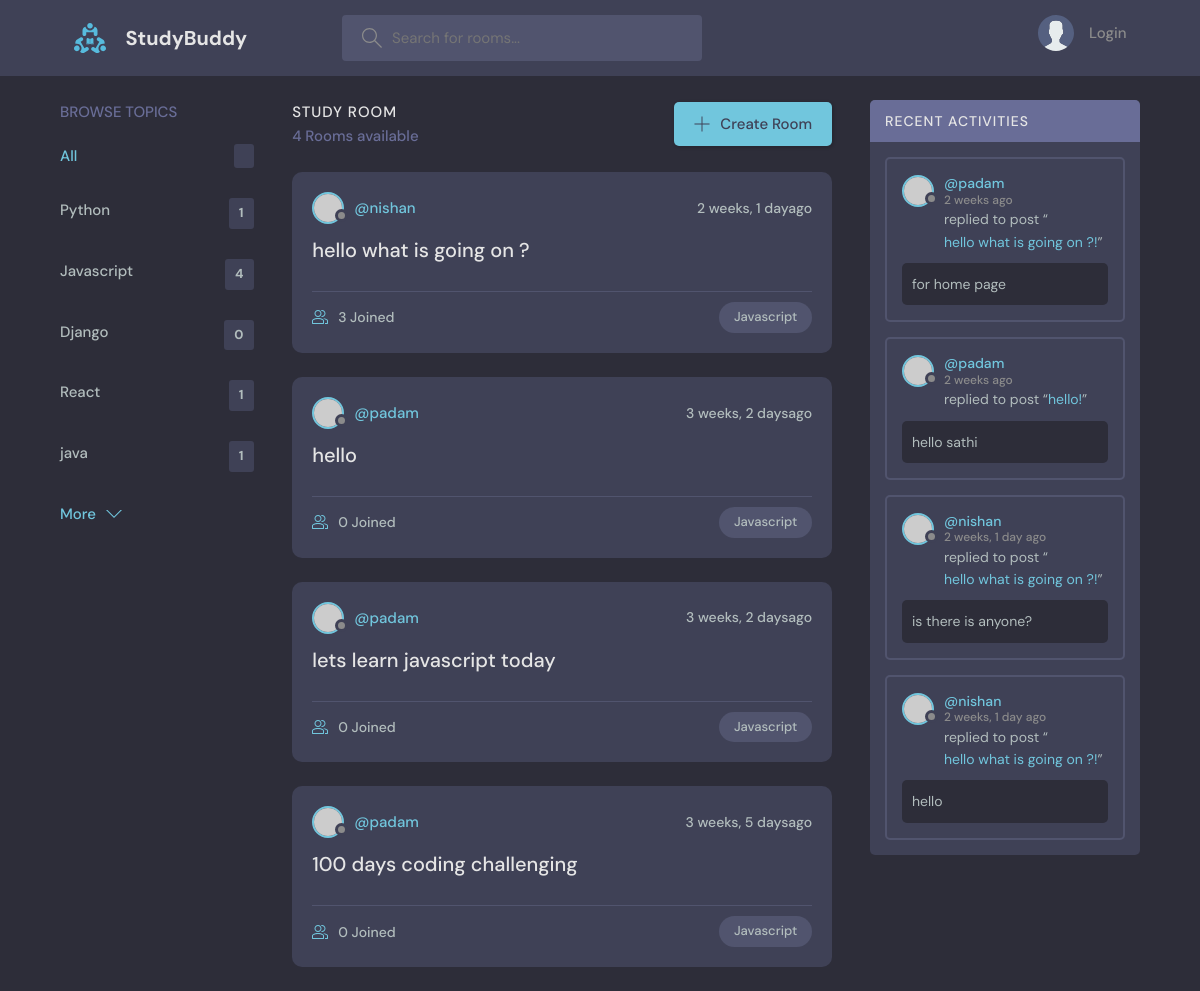
The page /?q=Javascript on the database as committed earlier.
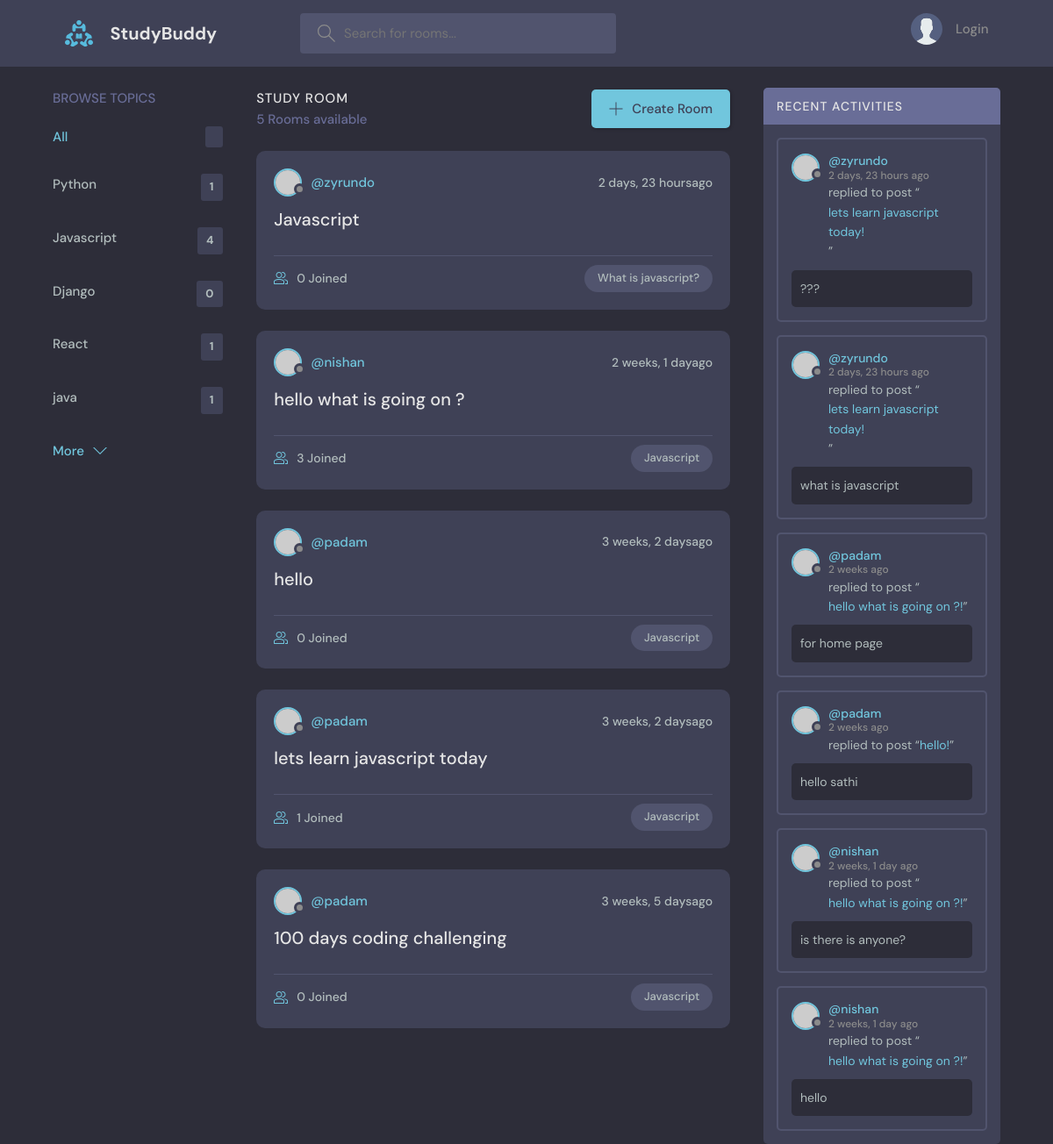
The same page on the database as committed later.
### base/models.py (models this page shows, shortened)
class Topic(models.Model):
    name = models.CharField(max_length=200)

class Room(models.Model):
    host = models.ForeignKey(User,on_delete = models.SET_NULL,null = True)
    topic = models.ForeignKey(Topic,on_delete = models.SET_NULL,null = True)
    name = models.CharField(max_length=200)
    description = models.TextField(null= True,blank = True) #null= true or black= true -- means it cannot be null and black
    participants = models.ManyToManyField(User,related_name='participants' ,blank=True)
    updated = models.DateTimeField(auto_now = True)#it take timestamp everytime whenever updated
    created = models.DateTimeField(auto_now_add = True) #it takes timestapm at the beginning only
    class Meta:
        ordering = ['-updated','-created'] # (-) will make the ordering of lettest item at beginning
    def __str__(self):
        return self.name

class Message(models.Model):
    user = models.ForeignKey(User,on_delete = models.CASCADE)
    room = models.ForeignKey(Room,on_delete=models.CASCADE) #0n_delete= models.CASCADE =>means all the child messages will be deleted
    body= models.TextField()
    updated = models.DateField(auto_now = True)
    created = models.DateTimeField(auto_now_add = True)
    class Meta:
        ordering = ['-updated','-created']

### base/views.py (the view)
# urls.py: path('',views.home,name="home"),
def home(request):
    q = request.GET.get('q') if request.GET.get('q') != None else ''
    rooms = Room.objects.filter(
        Q(topic__name__icontains = q) |
        Q(name__icontains = q) |
        Q(description__icontains = q)
        )
    rooms_count = rooms.count()
    topics = Topic.objects.all()[0:5]
    room_messages = Message.objects.filter(Q(room__topic__name__icontains = q))
    context = {
        'rooms':rooms,
        'topic':topics,
        'room_count':rooms_count,
        'room_message':room_messages
               }
    return render(request,'base/home.html',context)

### base/templates/base/home.html (shortened to what this page needs)
    {% extends 'main.html' %}
    {% block content %}
    <main class="layout layout--3">
      <div class="container">
        {% include 'base/topics_components.html' %}
        <div class="roomList">
          <div class="roomList__header">
            <div>
              <h2>Study Room</h2>
              <p>{{room_count}} Rooms available</p>
            </div>
            <a class="btn btn--main" href="{% url 'create-room' %}">
              <svg version="1.1" xmlns="http://www.w3.org/2000/svg" width="32" height="32" viewBox="0 0 32 32">
                <title>add</title>
                <path
                  d="M16.943 0.943h-1.885v14.115h-14.115v1.885h14.115v14.115h1.885v-14.115h14.115v-1.885h-14.115v-14.115z"
                ></path>
              </svg>
              Create Room
            </a>
          </div>
         {% include 'base/feed_components.html' %}
        </div>
        {% include 'base/activity_components.html' %}
      </div>
    </main>
{% endblock content %}

### base/templates/base/topics_components.html
<div class="topics">
    <div class="topics__header">
      <h2>Browse Topics</h2>
    </div>
    <ul class="topics__list">
      <li>
        <a href="{% url 'home' %}" class="active">All <span>{{topics.count}}</span></a>
      </li>
      {% for topics in topic %}
      <li>
        <a href="{% url 'home' %}?q={{topics.name}}">{{topics.name}} <span>{{topics.room_set.all.count}}</span></a>
      </li>
      {% endfor %}
    </ul>
    <a class="btn btn--link" href="{% url 'topicPage' %}">
      More
      <svg version="1.1" xmlns="http://www.w3.org/2000/svg" width="32" height="32" viewBox="0 0 32 32">
        <title>chevron-down</title>
        <path d="M16 21l-13-13h-3l16 16 16-16h-3l-13 13z"></path>
      </svg>
    </a>
  </div>

### base/templates/base/feed_components.html (shortened to what this page needs)
{% for i in rooms %}
<div class="roomListRoom">
    <div class="roomListRoom__header">
      <a href="{% url 'userProfile' i.host.id %}" class="roomListRoom__author">
        <div class="avatar avatar--small">
          <img src="https://randomuser.me/api/portraits/women/11.jpg" />
        </div>
        <span>@{{i.host.username}}</span>
      </a>
      <div class="roomListRoom__actions">
        <span>{{i.created |timesince}}ago</span>
      </div>
    </div>
    <div class="roomListRoom__content">
      <a href="{%  url 'room' i.id %}">{{i.name}}</a>
    </div>
    <div class="roomListRoom__meta">
      <a href="{%  url 'room' i.id %}" class="roomListRoom__joined">
        {{i.participants.all.count}} Joined
      </a>
      <p class="roomListRoom__topic">{{i.topic.name}}</p>
    </div>
  </div>
{% endfor %}

### base/templates/base/activity_components.html (shortened to what this page needs)
<div class="activities">
    <div class="activities__header">
      <h2>Recent Activities</h2>
    </div>
    {% for message in room_message %}
    <div class="activities__box">
      <div class="activities__boxHeader roomListRoom__header">
        <a href=" {% url 'userProfile' message.user.id %}" class="roomListRoom__author">
          <div class="avatar avatar--small">
            <img src="https://randomuser.me/api/portraits/women/11.jpg" />
          </div>
          <p>
            @{{message.user}}
            <span>{{message.created|timesince}} ago</span>
          </p>
        </a>
      </div>
      <div class="activities__boxContent">
        <p>replied to post “<a href="{% url 'room' message.room.id %}">{{message.room}}!</a>”</p>
        <div class="activities__boxRoomContent">
         {{message.body}}
        </div>
      </div>
    </div>
    {% endfor %}
  </div>

Rows that differ between the two databases and show on the page:
added Room: host.username "zyrundo", created "2 days, 23 hours", name "Javascript", participants.all.count "0", topic.name "What is javascript?"
computed for Room "lets learn javascript today": participants.all.count "0" → "1"
added Message: user "zyrundo", created "2 days, 23 hours", room "lets learn javascript today", body "???"
added Message: user "zyrundo", created "2 days, 23 hours", room "lets learn javascript today", body "what is javascript"
Other text that changed with them:
{{ room_count }}: "4" → "5"
